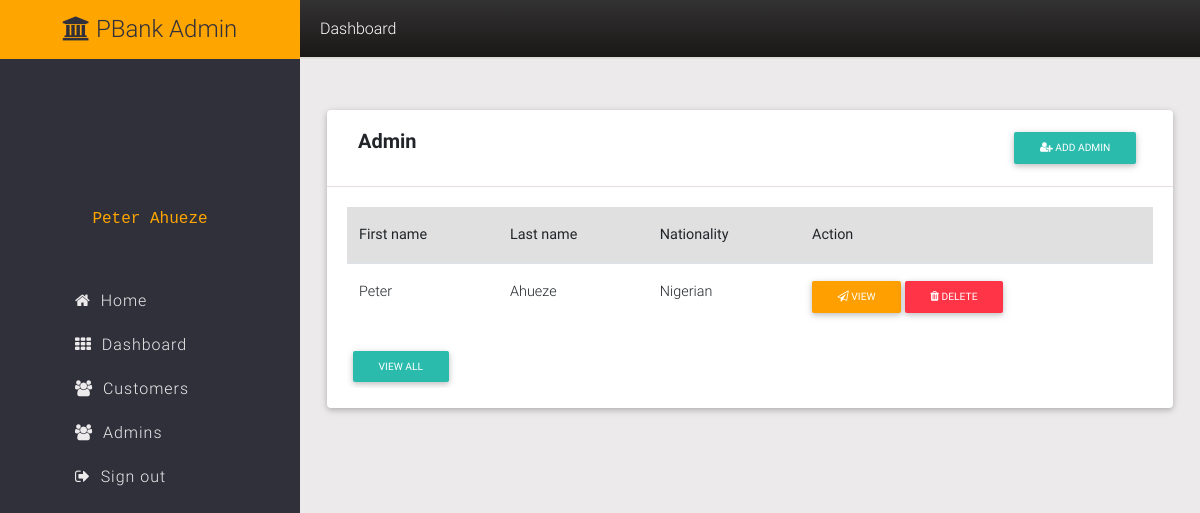
The page /admin/admins (signed in) on the database as committed earlier.
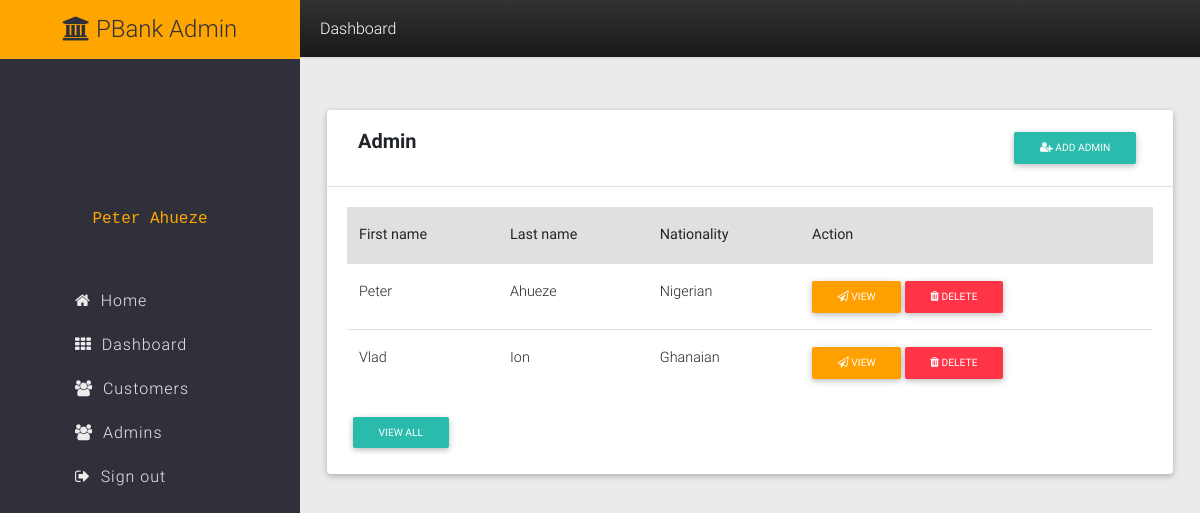
The same page on the database as committed later.
### loan/models.py (models this page shows)
class Profile(db.Model):
  __tablename__ = 'profiles'
  id = db.Column(db.Integer, primary_key=True)
  firstname = db.Column(db.String(50))
  middlename = db.Column(db.String(50))
  lastname = db.Column(db.String(50))
  gender = db.Column(db.String(1))
  nationality = db.Column(db.String(100))
  profile_image = db.Column(
      db.String(20), nullable=False, default='default.jpg')
  user_id = db.Column(db.Integer, db.ForeignKey('users.id', ondelete='CASCADE'), nullable=False)

### loan/routes.py (the view)
@app.route('/admin/admins')
@roles_required('Admin')
def admin_admins():
  profile = Profile.query.filter_by(id = 1).all()
  admins = getAllAdmins('all')
  return render_template('admin_admins.html', profile=profile[0], admins=admins)

### loan/routes.py (called while the page is built)
def getAllAdmins(num):
  users_profiles = Profile.query.all()
  users = User.query.all()
  admin_ids = []
  admins = []
  for user in users:
    for role in user.roles:
      if role.name == 'Admin':
        admin_ids.append(user.id)
  for user_profile in users_profiles:
    if num == 'all':
      for id in admin_ids:
        if user_profile.user_id == id:
          admins.append(user_profile)
    else:
      for id in admin_ids[:num]:
        if user_profile.user_id == id:
          admins.append(user_profile)
  return admins

### loan/templates/admin_admins.html
{% extends 'admin_layout.html' %}
{% block content %}
  <div style="padding: 3%;">
    <div class="mt-3">
      <div class="card">
        <div class="p-3" style="border-bottom: 1px solid rgb(233, 220, 220)">
          <div class="container">
            <div class="row">
              <div class="col-md-8">
                <span style="font-size: 20px; font-weight: bold;">Admin</span>
              </div>
              <div class="col-md-4" style="text-align: right;">
                <a href="{{ url_for('admin_admin_add') }}" class="btn btn-sm btn-default"><span class="fa fa-user-plus"></span>
                  Add admin</a>
              </div>
            </div>
          </div>
        </div>
        <div class="card-body">
          <div class="table-responsive text-nowrap">
            <table class="table">
              <thead class="grey lighten-2">
                <tr>
                  <th scope="col">First name</th>
                  <th scope="col">Last name</th>
                  <th scope="col">Nationality</th>
                  <th scope="col">Action</th>
                </tr>
              </thead>
              <tbody>
                {% for admin in admins %}
                <tr>
                  <td>{{ admin.firstname }}</td>
                  <td>{{ admin.lastname }}</td>
                  <td>{{ admin.nationality }}</td>
                  <td>
                    <a href="{{ url_for('admin_admin_user_id', user_id = admin.user_id) }}" class="btn btn-amber btn-sm"><span
                        class="fa fa-paper-plane-o"></span> View</a>
                    <a href="{{ url_for('admin_remove_user_confirmation', user_id = admin.user_id) }}" class="btn btn-danger btn-sm"><span
                        class="fa fa-trash"></span> Delete</a>
                  </td>
                </tr>
                {% endfor %}
              </tbody>
            </table>
            <a href="{{ url_for('admin_admins') }}" class="btn btn-default btn-sm">View all</a>
          </div>
        </div>
      </div>
    </div>
  </div>
{% endblock content %}

### loan/templates/admin_layout.html (shortened to what this page needs)
<!DOCTYPE html>
<html lang="en">
<head>
  <link rel="stylesheet" href="{{ url_for('static', filename='mdbootstrap/css/bootstrap.min.css') }}">
  <link rel="stylesheet" href="{{ url_for('static', filename='mdbootstrap/css/mdb.min.css') }}">
  <link rel="stylesheet" href="{{ url_for('static', filename='font-awesome/css/font-awesome.min.css') }}">
  <link rel="stylesheet" href="{{ url_for('static', filename='css/main.css') }}">
</head>
<body>
  <div class="container-fluid">
    <div class="row" style="min-height: 100vh">
      <div class="col-3 p-0" style="background: rgb(48, 48, 59);">
        <h4 style="background: orange; text-align: center; padding: 15px 0; color: rgb(48, 48, 59)"><span class="fa fa-bank"></span> PBank Admin</h4>
        <div class="m-5" style="text-align: center">
          <div style="width: 100px; height: 100px; background: url('../static/images/default.jpg'); border-radius: 50%; margin: 0 auto; background-size: cover;"></div>
          <p style="color: orange; font-family: 'Courier New', Courier, monospace">{{ profile.firstname }} {{ profile.lastname }}</p>
        </div>
        <div class="mt-2" style="padding-left: 25%;">
          <ul class="sideMenuList">
            <li><a href="{{ url_for('home') }}"><span class="fa fa-home"></span>&nbsp;&nbsp;Home</a></li>
            <li><a href="{{ url_for('admin_dashboard') }}"><span class="fa fa-th"></span>&nbsp;&nbsp;Dashboard</a></li>
            <li><a href="{{ url_for('admin_customers') }}"><span class="fa fa-users"></span>&nbsp;&nbsp;Customers</a></li>
            <li><a href="{{ url_for('admin_admins') }}"><span class="fa fa-users"></span>&nbsp;&nbsp;Admins</a></li>
            <li><a href="{{ url_for('user.logout') }}"><span class="fa fa-sign-out"></span>&nbsp;&nbsp;Sign out</a></li>
          </ul>
        </div>
      </div>
      <div class="col-9 p-0" style="background: rgb(236, 234, 234)">
        <div style="padding: 19px 20px; color: white; background: linear-gradient(rgb(51, 50, 50), rgb(26, 23, 23)); border-bottom: 2px solid rgb(223, 220, 220);">
          <h6 style="padding: 0; margin: 0;">Dashboard</h6>
        </div>
        <div class="container pt-2">
        </div>
        {% block content %}
        {% endblock content %}
      </div>
    </div>
  </div>
</body>
</html>

Rows that differ between the two databases and show on the page:
added Profile: firstname "Vlad", lastname "Ion", nationality "Ghanaian"
